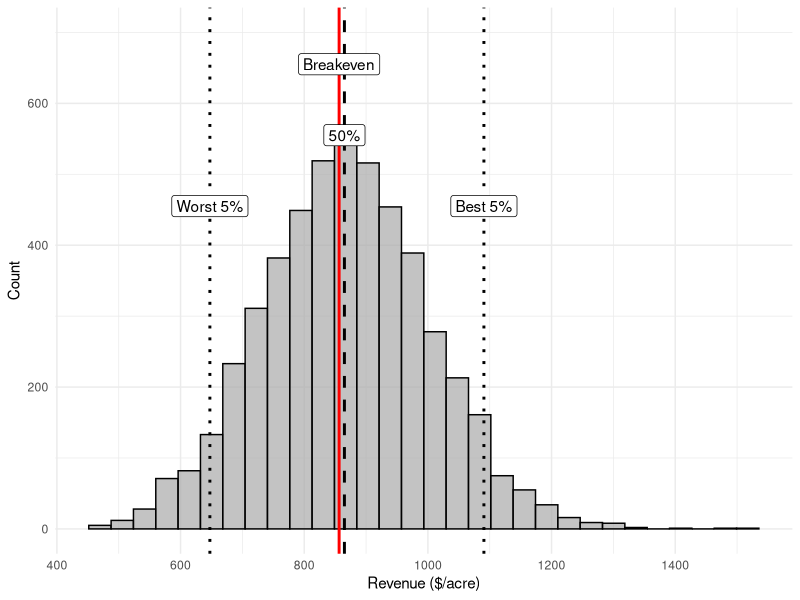
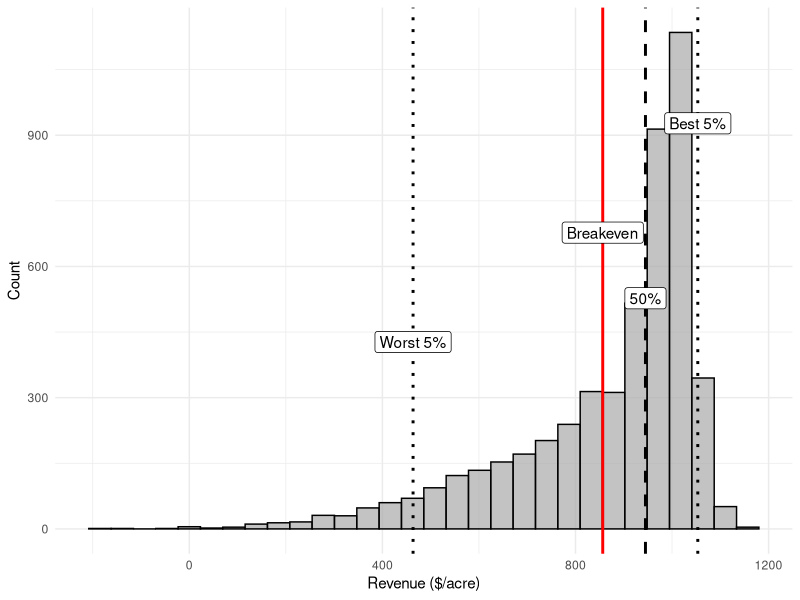
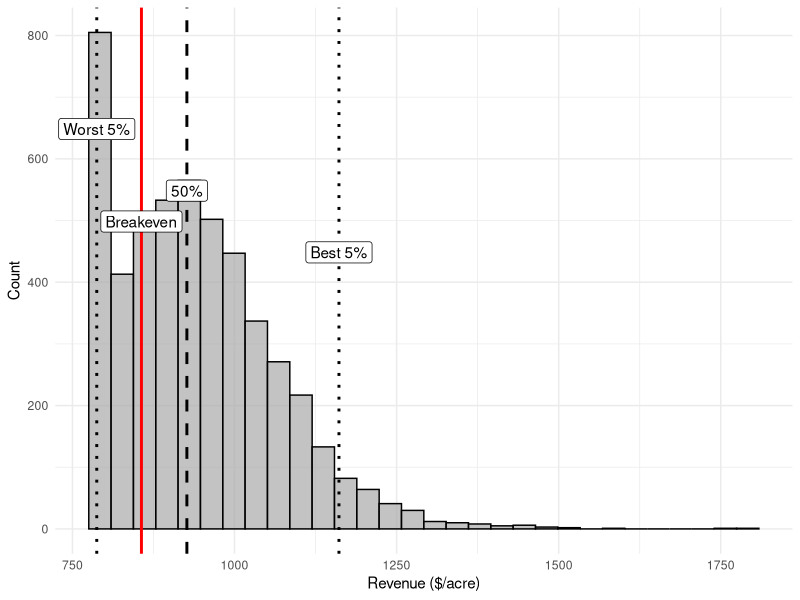
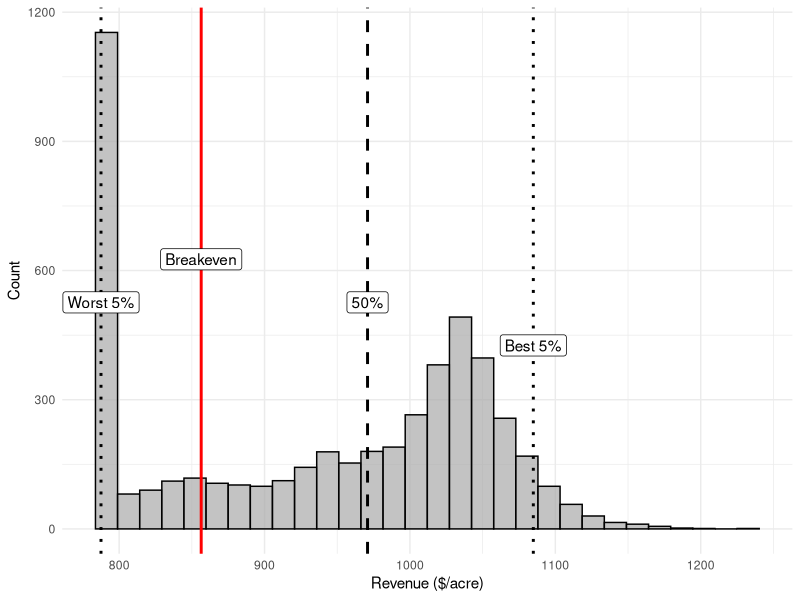

The R script that drew these images, in order:
## ---- chunk 1
library(ggplot2)

#Generating 2 N(0,1) Draws
set.seed(50)
draw1 = rnorm(5000, 0, 1)
draw2 = rnorm(5000, 0, 1)

#Imposing Correlation between Draws
L = -0.6
corr = (L*draw1 + (1+L)*draw2)/sqrt(L^2+(1+L)^2)

#Turning First Draw and Correlated Draw into Probabilities
d1_prob = pnorm(draw1)
corr_prob = pnorm(corr)

#Turing First Draw Probabilities to Prices#
###########################################

#ZCZ25
cur_price  = 4.31
#Time to Maturity
time = 1  + (1/12)
#Implied Volatility
imp_vol =  .2125
sd  = imp_vol*sqrt(time)
prices = qlnorm(d1_prob, log(cur_price), sd)

#Turing Correlated Draw Probabilities to Yield#
###############################################

#Creating Beta Inverse Function
betainv = function(p, alpha, beta, lower, upper) {
  qbeta(p, alpha, beta) * (upper-lower) + lower
}

#Defining Low & High Yield
low = 78
high = 252

#Generating Yields
yields = betainv(corr_prob, 1.7, 0.65, low, high)
## ---- chunk 2
#No Hedge#
##########
revenue = prices*yields

data = data.frame(yields,prices,revenue)

ggplot(data, aes(revenue)) +
  geom_histogram(fill = "darkgrey", color = "black", alpha = 0.7) +
  xlab("Revenue ($/acre)") + ylab("Count") +
  geom_vline(xintercept = 856.43, color = "red", linewidth=1) +
  geom_vline(xintercept = quantile(data$revenue, probs = 0.5), linetype = "dashed", color = "black", linewidth=1) +
  geom_vline(xintercept = c(quantile(data$revenue, probs = 0.05) ,quantile(data$revenue, probs = 0.95)), linetype = "dotted", color = "black", linewidth=1) +
  annotate(x=856.43,y=700,label="Breakeven",vjust=2,geom="label") +
  annotate(x=quantile(data$revenue, probs = 0.5),y=600,label="50%",vjust=2,geom="label") +
  annotate(x=quantile(data$revenue, probs = 0.05),y=500,label="Worst 5%",vjust=2,geom="label") +
  annotate(x=quantile(data$revenue, probs = 0.95),y=500,label="Best 5%",vjust=2,geom="label") +
  theme_minimal()
## ---- chunk 3
#Forward Contracting#
#####################
forward_price = mean(data$prices)
data$hedged_rev = data$revenue + (forward_price - data$prices)*(.85*mean(data$yields))

ggplot(data, aes(hedged_rev)) +
  geom_histogram(fill = "darkgrey", color = "black", alpha = 0.7) +
  xlab("Revenue ($/acre)") + ylab("Count") +
  geom_vline(xintercept = 856.43, color = "red", linewidth=1) +
  geom_vline(xintercept = quantile(data$hedged_rev, probs = 0.5), linetype = "dashed", color = "black", linewidth=1) +
  geom_vline(xintercept = c(quantile(data$hedged_rev, probs = 0.05) ,quantile(data$hedged_rev, probs = 0.95)), linetype = "dotted", color = "black", linewidth=1) +
  annotate(x=856.43,y=750,label="Breakeven",vjust=2,geom="label") +
  annotate(x=quantile(data$hedged_rev, probs = 0.05),y=500,label="Worst 5%",vjust=2,geom="label") +
  annotate(x=quantile(data$hedged_rev, probs = 0.5),y=600,label="50%",vjust=2,geom="label") +
  annotate(x=quantile(data$hedged_rev, probs = 0.95),y=1000,label="Best 5%",vjust=2,geom="label") +
  theme_minimal()
## ---- chunk 4
#RP Insurance#
##############
coverage  = 0.85
feb_price = mean(prices)

for (i in 1:length(data$prices)){
  data$guarantee[i] = coverage*mean(data$yields)*max(feb_price,data$prices[i])
}

data$indemnity = ifelse(data$revenue<data$guarantee, data$guarantee-data$revenue,0)

rp_value = mean(data$indemnity)

data$rp_net = data$revenue+data$indemnity+(.42*rp_value)

ggplot(data, aes(rp_net)) +
  geom_histogram(fill = "darkgrey", color = "black", alpha = 0.7) +
  xlab("Revenue ($/acre)") + ylab("Count") +
  geom_vline(xintercept = 856.43, color = "red", linewidth=1) +
  geom_vline(xintercept = quantile(data$rp_net, probs = 0.5), linetype = "dashed", color = "black", linewidth=1) +
  geom_vline(xintercept = c(quantile(data$rp_net, probs = 0.05) ,quantile(data$rp_net, probs = 0.95)), linetype = "dotted", color = "black", linewidth=1) +
  annotate(x=856.43,y=550,label="Breakeven",vjust=2,geom="label") +
  annotate(x=quantile(data$rp_net, probs = 0.5),y=600,label="50%",vjust=2,geom="label") +
  annotate(x=quantile(data$rp_net, probs = 0.05),y=700,label="Worst 5%",vjust=2,geom="label") +
  annotate(x=quantile(data$rp_net, probs = 0.95),y=500,label="Best 5%",vjust=2,geom="label") +
  theme_minimal()
## ---- chunk 5
#Forward Contracting + RP#
##########################
data$rp_hedge_net = data$hedged_rev + data$indemnity + (.42*rp_value)

ggplot(data, aes(rp_hedge_net)) +
  geom_histogram(fill = "darkgrey", color = "black", alpha = 0.7) +
  xlab("Revenue ($/acre)") + ylab("Count") +
  geom_vline(xintercept = 856.43, color = "red", linewidth=1) +
  geom_vline(xintercept = quantile(data$rp_hedge_net, probs = 0.5), linetype = "dashed", color = "black", linewidth=1) +
  geom_vline(xintercept = c(quantile(data$rp_hedge_net, probs = 0.05) ,quantile(data$rp_hedge_net, probs = 0.95)), linetype = "dotted", color = "black", linewidth=1) +
  annotate(x=856.43,y=700,label="Breakeven",vjust=2,geom="label") +
  annotate(x=quantile(data$rp_hedge_net, probs = 0.5),y=600,label="50%",vjust=2,geom="label") +
  annotate(x=quantile(data$rp_hedge_net, probs = 0.05),y=600,label="Worst 5%",vjust=2,geom="label") +
  annotate(x=quantile(data$rp_hedge_net, probs = 0.95),y=500,label="Best 5%",vjust=2,geom="label") +
  theme_minimal()
